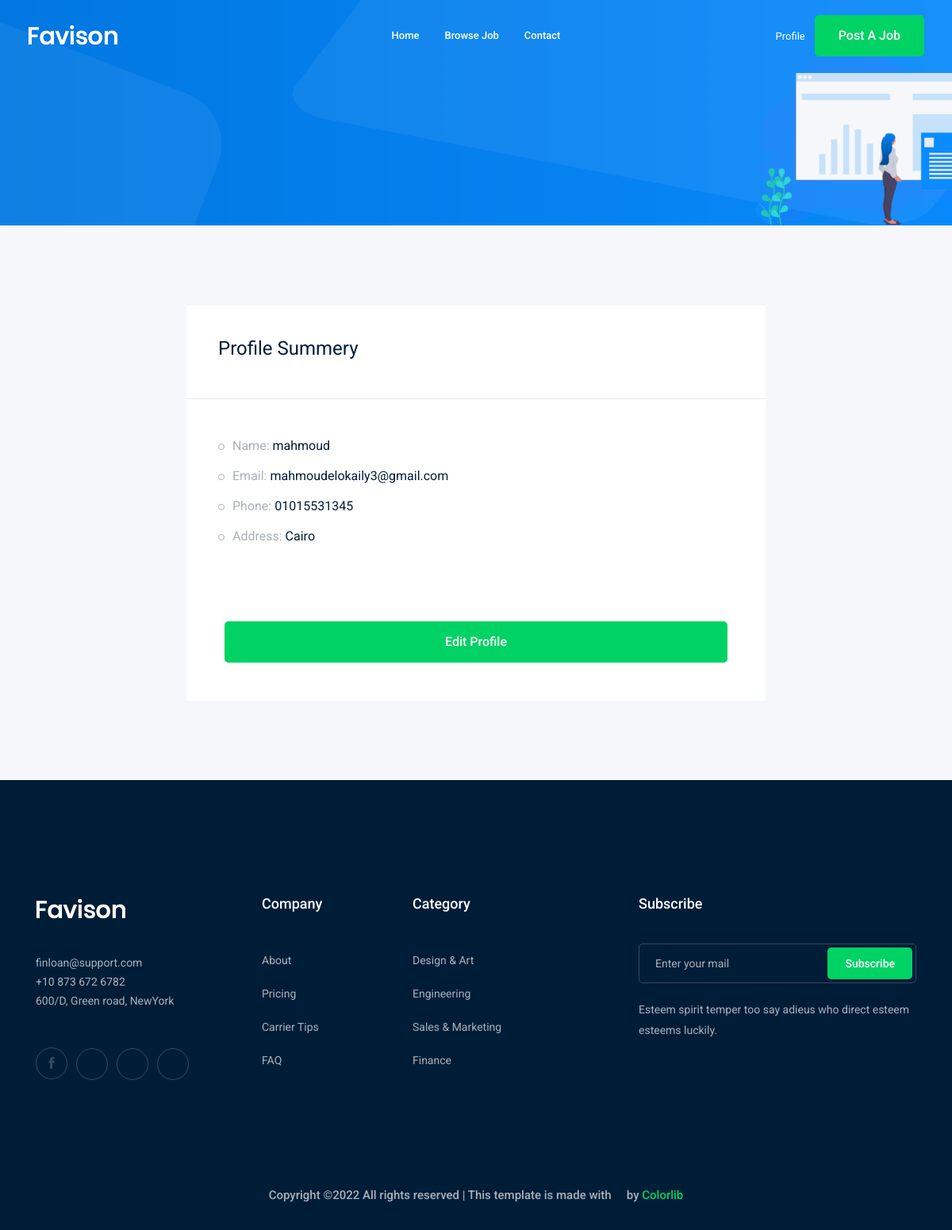
The app's page /accounts/profile (signed in) with its own data.
### accounts/models.py (models this page shows, shortened)
class Profile(models.Model):
    user = models.OneToOneField(User , on_delete=models.CASCADE)
    city = models.ForeignKey('City' , related_name='user_city' , on_delete=models.CASCADE ,null=True,blank=True)
    phone_number = models.CharField(max_length=15)
    image = models.ImageField(upload_to='profile/')

class City(models.Model):
    name = models.CharField(max_length=30)
    def __str__(self):
        return self.name

### accounts/views.py (the view)
# urls.py: path('profile', views.profile , name='profile'),
def profile(request):
    profile = Profile.objects.get(user = request.user)
    context = {
        'profile' : profile,
    }
    return render(request , 'accounts/profile.html' , context)

### accounts/templates/accounts/profile.html (shortened to what this page needs)
{% extends 'base.html' %}
{% load bootstrap4 %}
{% block body %}
    <div class="bradcam_area bradcam_bg_1">
        <div class="container">
            <div class="row">
                <div class="col-xl-12">
                </div>
            </div>
        </div>
    </div>
    <div class="job_details_area">
        <div class="container">
            <div class="row">
                <div class="col-lg-8 mx-auto">
                    <div class="job_sumary">
                        <div class="summery_header">
                            <h3>Profile Summery</h3>
                        </div>
                        <div class="job_content">
                            <ul>
                                <li>Name: <span>{{profile.user}}</span></li>
                                <li>Email: <span>{{profile.user.email}}</span></li>
                                <li>Phone: <span>{{profile.phone_number}}</span></li>
                                <li>Address: <span>{{profile.city}}</span></li>
                            </ul>
                        </div>
                        <div class="p-5">
                            <a href="{% url 'profile_edit' %}" class="boxed-btn3 w-100">Edit Profile</a>
                        </div>
                    </div>
                </div>
            </div>
        </div>
    </div>
{% endblock body %}

### records on screen
Profile: user "mahmoud", user.email "mahmoudelokaily3@gmail.com", phone_number "01015531345", city "Cairo"
